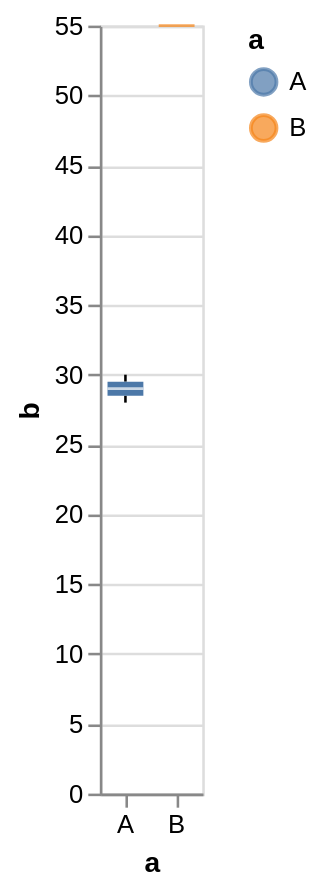

The specification (Vega-Lite) saved for this image:
### Vega-Lite specification from a JSON file in a GitHub repository (floating-point values rounded to 4 significant figures)
{"$schema": "https://vega.github.io/schema/vega-lite/v5.json", "description": "A simple bar chart with embedded data.", "data": {"values": [{"a": "A", "b": 28}, {"a": "A", "b": 30}, {"a": "B", "b": 55}]}, "layer": [{"transform": [{"joinaggregate": [{"op": "q1", "field": "b", "as": "lower_box_b"}, {"op": "q3", "field": "b", "as": "upper_box_b"}], "groupby": ["a", "a"]}], "layer": [{"transform": [{"filter": "(datum[\"b\"] < datum[\"lower_box_b\"] - 1.5 * (datum[\"upper_box_b\"] - datum[\"lower_box_b\"])) || (datum[\"b\"] > datum[\"upper_box_b\"] + 1.5 * (datum[\"upper_box_b\"] - datum[\"lower_box_b\"]))"}], "mark": {"type": "point", "style": "boxplot-outliers"}, "encoding": {"y": {"field": "b", "type": "quantitative", "title": "b"}, "x": {"field": "a", "type": "nominal", "axis": {"labelAngle": 0}}, "color": {"field": "a", "type": "nominal"}}}, {"transform": [{"filter": "(datum[\"lower_box_b\"] - 1.5 * (datum[\"upper_box_b\"] - datum[\"lower_box_b\"]) <= datum[\"b\"]) && (datum[\"b\"] <= datum[\"upper_box_b\"] + 1.5 * (datum[\"upper_box_b\"] - datum[\"lower_box_b\"]))"}, {"aggregate": [{"op": "min", "field": "b", "as": "lower_whisker_b"}, {"op": "max", "field": "b", "as": "upper_whisker_b"}, {"op": "min", "field": "lower_box_b", "as": "lower_box_b"}, {"op": "max", "field": "upper_box_b", "as": "upper_box_b"}], "groupby": ["a", "a"]}], "layer": [{"mark": {"type": "rule", "aria": false, "style": "boxplot-rule"}, "encoding": {"y": {"field": "lower_whisker_b", "type": "quantitative", "title": "b"}, "y2": {"field": "lower_box_b"}, "x": {"field": "a", "type": "nominal", "axis": {"labelAngle": 0}}, "tooltip": [{"field": "upper_whisker_b", "type": "quantitative", "title": "Upper Whisker of b"}, {"field": "lower_whisker_b", "type": "quantitative", "title": "Lower Whisker of b"}, {"field": "a", "type": "nominal"}]}}, {"mark": {"type": "rule", "aria": false, "style": "boxplot-rule"}, "encoding": {"y": {"field": "upper_box_b", "type": "quantitative", "title": "b"}, "y2": {"field": "upper_whisker_b"}, "x": {"field": "a", "type": "nominal", "axis": {"labelAngle": 0}}, "tooltip": [{"field": "upper_whisker_b", "type": "quantitative", "title": "Upper Whisker of b"}, {"field": "lower_whisker_b", "type": "quantitative", "title": "Lower Whisker of b"}, {"field": "a", "type": "nominal"}]}}]}]}, {"transform": [{"aggregate": [{"op": "q1", "field": "b", "as": "lower_box_b"}, {"op": "q3", "field": "b", "as": "upper_box_b"}, {"op": "median", "field": "b", "as": "mid_box_b"}, {"op": "min", "field": "b", "as": "min_b"}, {"op": "max", "field": "b", "as": "max_b"}], "groupby": ["a", "a"]}], "layer": [{"mark": {"type": "bar", "size": 14, "orient": "vertical", "ariaRoleDescription": "box", "style": "boxplot-box"}, "encoding": {"y": {"field": "lower_box_b", "type": "quantitative", "title": "b"}, "y2": {"field": "upper_box_b"}, "x": {"field": "a", "type": "nominal", "axis": {"labelAngle": 0}}, "color": {"field": "a", "type": "nominal"}, "tooltip": [{"field": "max_b", "type": "quantitative", "title": "Max of b"}, {"field": "upper_box_b", "type": "quantitative", "title": "Q3 of b"}, {"field": "mid_box_b", "type": "quantitative", "title": "Median of b"}, {"field": "lower_box_b", "type": "quantitative", "title": "Q1 of b"}, {"field": "min_b", "type": "quantitative", "title": "Min of b"}, {"field": "a", "type": "nominal"}]}}, {"mark": {"color": "white", "type": "tick", "size": 14, "orient": "horizontal", "aria": false, "style": "boxplot-median"}, "encoding": {"y": {"field": "mid_box_b", "type": "quantitative", "title": "b"}, "x": {"field": "a", "type": "nominal", "axis": {"labelAngle": 0}}, "color": {"condition": {"test": "datum['lower_box_b'] >= datum['upper_box_b']", "field": "a", "type": "nominal"}}, "tooltip": [{"field": "max_b", "type": "quantitative", "title": "Max of b"}, {"field": "upper_box_b", "type": "quantitative", "title": "Q3 of b"}, {"field": "mid_box_b", "type": "quantitative", "title": "Median of b"}, {"field": "lower_box_b", "type": "quantitative", "title": "Q1 of b"}, {"field": "min_b", "type": "quantitative", "title": "Min of b"}, {"field": "a", "type": "nominal"}]}}]}]}
